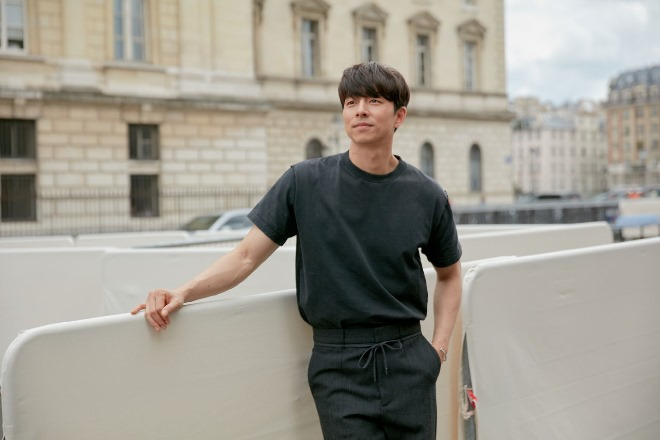
#> input picture HELLOPYTHON/day15/gong.png, 660 x 440 px
$ python 02mycv_save.py
#> lines starting #> are read from the running program, lines starting #| are printed output that depends on the picture
import cv2

img = cv2.imread('gong.png', cv2.IMREAD_GRAYSCALE)
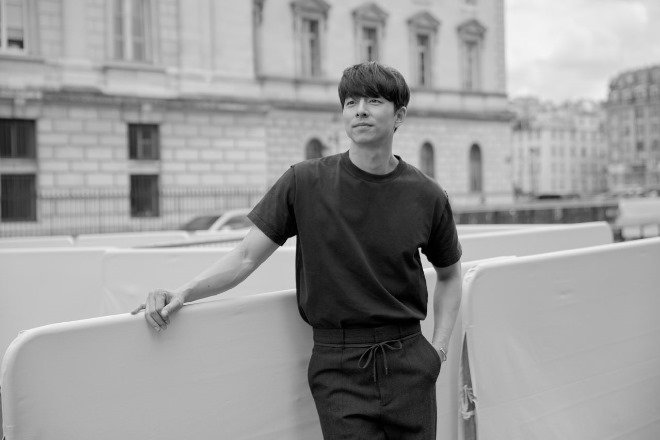
#> img: shape (440, 660); min 0, max 247, mean 154.2
cv2.imwrite('gongla.png', img)

print(img.shape)
#| (440, 660)
print(img)
#> (printed output is left out)

cv2.imshow('Test Image', img)
cv2.waitKey(0)
cv2.destroyAllWindows()
